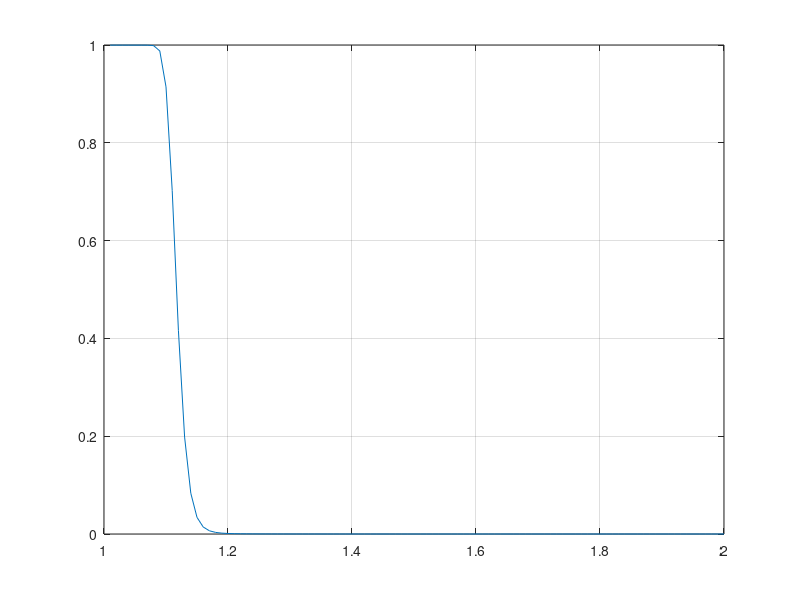

Here is the MATLAB script that generated this plot: (Note: this script raises an error after producing the figure.)
clear
clc
x=5;
n=100;
p=0.08;


eta=x+nchoosek(x,2)*p+(n-x-1)*x*p;
sigma2=(4*nchoosek(x,2)+(n-x-1)*x)*p*(1-p);
pp=zeros(1,100)
for i=1:1:100
    x=1;
    alpha=1+0.01*i;
    eta=x+(n-2)*p;
    sigma2=(n-2)*p*(1-p);
    pp(i)=nchoosek(n-1,x)*p^x*(1-p)^(n-1-x)*normcdf((x/(alpha-1)-eta)./sqrt(sigma2));
    for x=2:1:n-1
        eta=x+nchoosek(x,2)*p+(n-x-1)*x*p;
        sigma2=(4*nchoosek(x,2)+(n-x-1)*x)*p*(1-p);
        pp(i)=pp(i)+nchoosek(n-1,x)*p^x*(1-p)^(n-1-x)*normcdf((x/(alpha-1)-eta)./sqrt(sigma2));
    end
end
alpha=1.01:0.01:2
plot(alpha,pp)
grid on
hold on


x=1:1:80
c=2;
%alpha=1./(1-n*p^2./2+(n-1.5)*p)+1
alpha_h1=1./(-2.*sqrt((1+n./x-3./x).*p.*(1-p))+1+0.5.*x.*p+(n-x-1.5).*p)+1
alpha_l1=1./(2.*sqrt((1+n./x-3./x).*p.*(1-p))+1+0.5.*x.*p+(n-x-1.5).*p)+1
%alpha_h2=1./(-c*sqrt((p+1-2/(n-1))*(1-p))+1+(n-0.5*(n-1)*p-1.5)*p)+1
%alpha_h2=1./(-c*sqrt((p+1-2/(n-1))*(1-p))+1+(n-0.5*(n-1)*p-1.5)*p)+1
%eta=x+nchoosek(x,2)*p+(n-x-1)*x*p;
%sigma2=(4*nchoosek(x,2)+(n-x-1)*x)*p*(1-p);
%(x/(alpha_h-1)-eta)./sqrt(sigma2)
%alpha_l=1./(2.*sqrt((1+n./x-3./x).*p.*(1-p))+1+0.5.*x.*p+(n-x-1.5).*p)+1
%alpha_l2=1./(c*sqrt((p+1-2/(n-1))*(1-p))+1+(n-0.5*(n-1)*p-1.5)*p)+1
[alpha_c,alpha_h2,alpha_h3,alpha_l2,alpha_l3]=critical_alpha(n,p)

scatter(alpha_c,1,'r')

scatter([alpha_l2,alpha_h2],[1,1],'.b')

scatter([alpha_l3,alpha_h3],[1,1],'.g')

scatter([alpha_l2,alpha_h2],[0,0],'.b')

scatter([alpha_l3,alpha_h3],[0,0],'.g')

figure(2)
plot(alpha_h1)

c=2;
A=(-c.*sqrt((1+n./x-3./x).*p.*(1-p))+1+0.5.*x.*p+(n-x-1.5).*p)
A_n1=1./(-c.*sqrt((1+n./x-3./x).*p.*(1-p))+1+0.5.*x.*p+(n-x-1.5).*p)
C=-1.*(c.*sqrt((1+(n-3)./x).*p.*(1-p))+(1+0.5.*x.*p+n.*p-x.*p-1.5.*p)).^(-2)
D=-c.*0.5.*((1+(n-3)./x).*p.*(1-p)).^(-0.5).*(1-p).*p.*(-1).*x.^(-2)-0.5*p